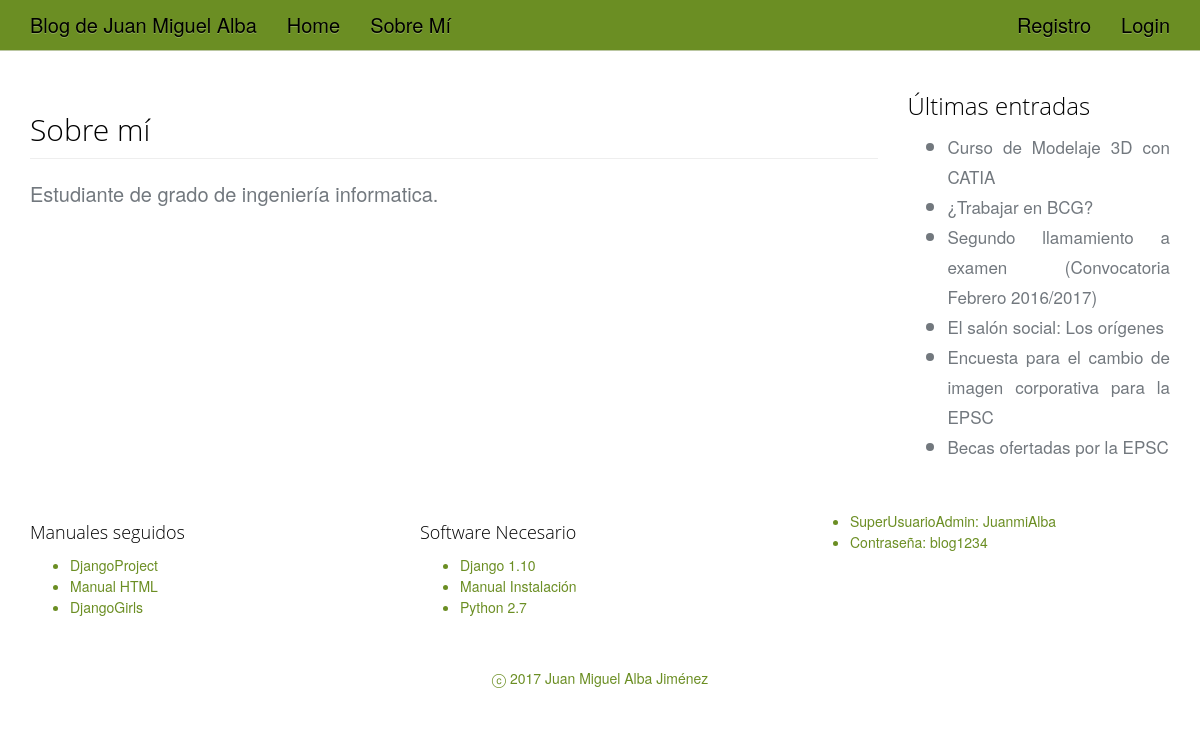
Page /sobreMi/ on the committed database.
### Blog/models.py (models this page shows, shortened)
class Entrada(models.Model):
	titulo = models.CharField(max_length = 100)
	cuerpo = models.TextField()
	fecha = models.DateTimeField(default = datetime.now, blank=True)

### Blog/views.py (the view)
# urls.py: url(r'^sobreMi/$', views.VistaSobreMi.as_view(), name = 'sobreMi'),
class VistaSobreMi(TemplateView):
	template_name = 'sobreMi.html'
	def get_context_data(self, **kwargs):
		context = super(VistaSobreMi, self).get_context_data(**kwargs)
		context['listadoTitulos'] = ListadoTitulos()
		return context

### Blog/views.py (called while the page is built)
def ListadoTitulos():
    listadoTitulos = Entrada.objects.all()[:10]
    return listadoTitulos

### Blog/templates/sobreMi.html
{% extends "base.html" %}
{% block content %}
    <h2 class="page-header">Sobre mí</h2>
    <p>Estudiante de grado de ingeniería informatica.</p>
{% endblock content %}

### Blog/templates/_menuLateral.html
{% block lateral %}
          <div>
            <h3>Últimas entradas</h4>
            {% if listadoTitulos %}
              <ul>
                {% for x in listadoTitulos %}
                  <li><small><a href="{% url 'appJM:VistaEntradaCompleta' x.id %}">
                     {{ x.titulo }}</a></small></li>
                {% endfor %}
              </ul>
            {% else %}
              <h4>Sin entradas</h4>
              <p>La base de datos por el momento no tiene entradas. Por favor, introduzca al menos una para poder contemplarla</p>
            {% endif %}
          </div>
{% endblock lateral%}

### Blog/static/css/main.css (style rules this page uses)
body { font-family: "Helvetica Neue", "Open Sans", 'Roboto', sans-serif; background-color: white; color: #72787E; line-height: 1.5; font-size: 20px; font-weight: 300; -webkit-font-smoothing: antialiased; text-align: justify; margin: 70px 0 0 0; }
h1, h2, h3, h4, h5, h6 { clear: both; font-weight: 300; font-family: "Myriad Pro" ,"Open Sans", Bitter, Georgia, serif; line-height: 1.3; color: black; text-decoration: none; }
a { color: inherit; text-decoration: none; }

### rows in the picture
Entrada: titulo "Curso de Modelaje 3D con CATIA"
Entrada: titulo "¿Trabajar en BCG?"
Entrada: titulo "Segundo llamamiento a examen (Convocatoria Febrero 2016/2017)"
Entrada: titulo "El salón social: Los orígenes"
Entrada: titulo "Encuesta para el cambio de imagen corporativa para la EPSC"
Entrada: titulo "Becas ofertadas por la EPSC"
